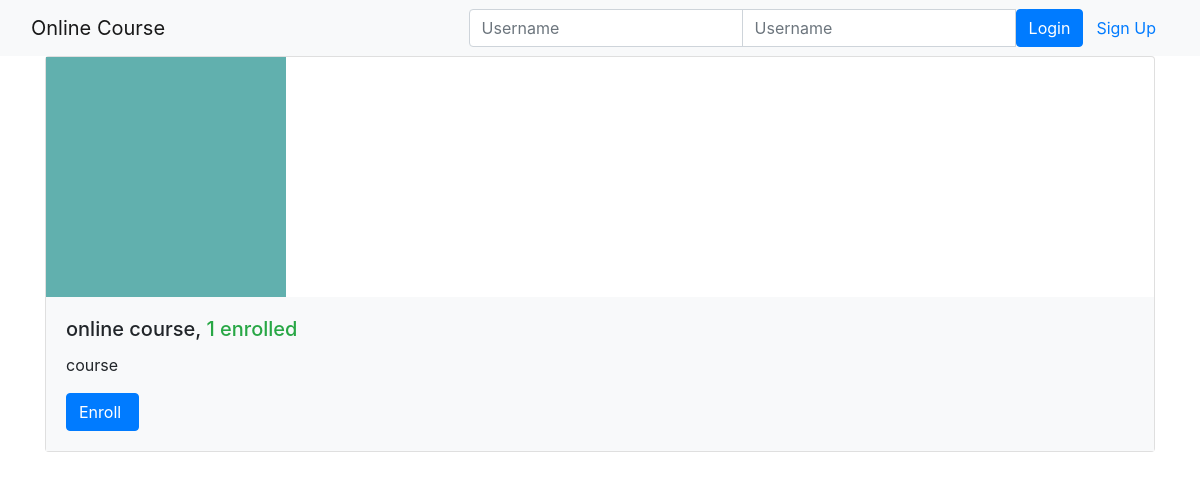
The page /onlinecourse/ on the database its author committed.
### onlinecourse/models.py (models this page shows, shortened)
class Course(models.Model):
    name = models.CharField(null=False, max_length=30, default='online course')
    image = models.ImageField(upload_to='course_images/')
    description = models.CharField(max_length=1000)
    pub_date = models.DateField(null=True)
    instructors = models.ManyToManyField(Instructor)
    users = models.ManyToManyField(settings.AUTH_USER_MODEL, through='Enrollment')
    total_enrollment = models.IntegerField(default=0)
    is_enrolled = False

### onlinecourse/views.py (the view)
class CourseListView(generic.ListView):
    template_name = 'onlinecourse/course_list_bootstrap.html'
    context_object_name = 'course_list'
    def get_queryset(self):
        user = self.request.user
        courses = Course.objects.order_by('-total_enrollment')[:10]
        for course in courses:
            if user.is_authenticated:
                course.is_enrolled = check_if_enrolled(user, course)
        return courses

### onlinecourse/templates/onlinecourse/course_list_bootstrap.html (shortened to what this page needs)
<!DOCTYPE html>
<html lang="en">
<head>
    {% load static %}
    <link rel="stylesheet" href="https://maxcdn.bootstrapcdn.com/bootstrap/4.5.2/css/bootstrap.min.css">
</head>
<body>
    <nav class="navbar navbar-light bg-light">
        <div class="container-fluid">
            <div class="navbar-header">
                  <a class="navbar-brand" href="#">Online Course</a>
            </div>
            <ul class="nav navbar-nav navbar-right">
                {% if user.is_authenticated %}
                <li>
                    <a class="btn btn-link" href="#">{{ user.first_name }}({{ user.username }})</a>
                    <a class="btn btn-link" href="{% url 'onlinecourse:logout' %}">Logout</a>
                </li>
                {% else %}
                <li>
                    <form class="form-inline" action="{% url 'onlinecourse:login' %}" method="post">
                        <div class="input-group">
                            <input type="text" class="form-control" placeholder="Username" name="username" >
                            <input type="password" class="form-control" placeholder="Username" name="psw" >
                            <button class="btn btn-primary" type="submit">Login</button>
                            <a class="btn btn-link" href="{% url 'onlinecourse:registration' %}">Sign Up</a>
                        </div>
                    </form>
                </li>
                {% endif %}
            </ul>
        </div>
    </nav>
    {% if course_list %}
        <div class="container">
            <div class="card-deck">
                {% for course in course_list %}
                         <div class="card" style="width: 36rem;">
                          <img class="card-img-left" src="{{MEDIA_URL}}/{{ course.image }}" width="240px" height="240px"
                               alt="Course image">
                          <div class="card-body bg-light">
                              <h5 class="card-title">{{ course.name }}, <span class="text-success">
                                  {{ course.total_enrollment}} enrolled</span></h5>
                            <p class="card-text">{{ course.description}}</p>
                            <form action="{% url 'onlinecourse:enroll' course.id %}" method="post">
                                  <input class="btn btn-primary"  type="submit"
                                         value="{% if course.is_enrolled %}Enter{% else %}Enroll{% endif %} ">
                            </form>
                          </div>
                        </div>
                {% endfor %}
            </div>
        </div>
    {% else %}
        <p>No courses are available.</p>
    {% endif %}
</body>
</html>

### rows shown on the page
Course: image (picture), name "online course", total_enrollment "1", description "course", is_enrolled "Enroll"
